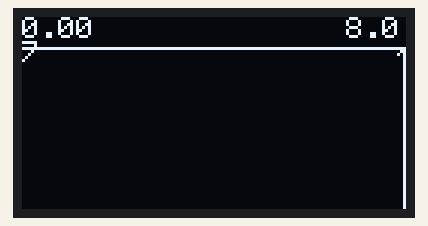
This sketch was run on a simulated Arduino Uno, built with avr-gcc and run on an emulated ATmega328P. On the bench: 128×64 one-colour display. Random numbers use the default seed unless the sketch sets one.

Above: at 0.15 s.
At 7.44 s:
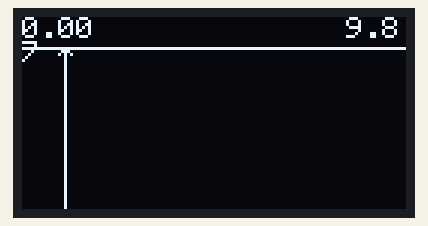
At 13.32 s:
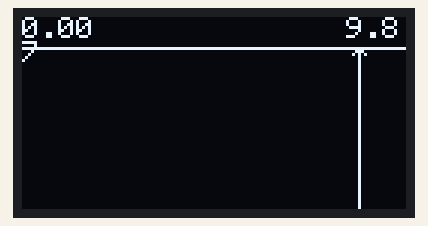
At 19.72 s:
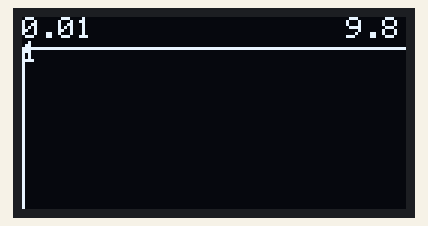
At 26.05 s:
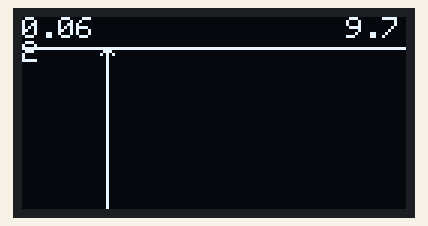
At 39.48 s:
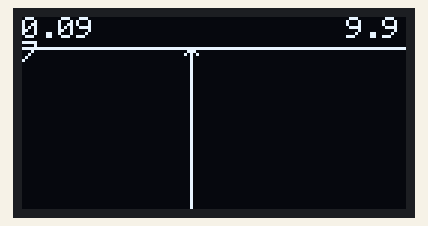

The sketch:

arrow_gauge.ino
```cpp
#include <Wire.h>
#include <Adafruit_GFX.h>
#include <Adafruit_SSD1306.h>

#define SCREEN_WIDTH 128
#define SCREEN_HEIGHT 64
#define OLED_RESET -1
#define BUFFER_SIZE 128
#define ABS_MIN 0.0 // change this to your absolute minimum value
#define ABS_MAX 10.0 // change this to your absolute maximum value

Adafruit_SSD1306 display(SCREEN_WIDTH, SCREEN_HEIGHT, &Wire, OLED_RESET);

float buffer[BUFFER_SIZE]; // circular buffer to store the last 128 values
int index = 0; // index to keep track of the buffer position
float min = ABS_MAX; // minimum value in the buffer
float max = ABS_MIN; // maximum value in the buffer

void setup() {
  if(!display.begin(SSD1306_SWITCHCAPVCC, 0x3C)) { // initialize the display with the I2C address 0x3C
    Serial.println(F("SSD1306 allocation failed"));
    for(;;); // don't proceed, loop forever
  }
  display.clearDisplay(); // clear the display
  display.display(); // update the display
}

void loop() {
  float value = readValue(); // read the float value from the sensor or input
  buffer[index] = value; // store the value in the buffer
  index = (index + 1) % BUFFER_SIZE; // increment the index and wrap around if necessary
  updateMinMax(); // update the minimum and maximum values in the buffer
  displayValue(value); // display the value on the OLED screen
  delay(100); // wait for 100 milliseconds
}

float readValue() {
  // this function should return the float value from the sensor or input
  // for testing purposes, we use a random value between ABS_MIN and ABS_MAX
  return random(ABS_MIN * 100, ABS_MAX * 100) / 100.0;
}

void updateMinMax() {
  // this function should update the min and max values based on the buffer contents
  // we use a simple linear search algorithm
  min = ABS_MAX;
  max = ABS_MIN;
  for (int i = 0; i < BUFFER_SIZE; i++) {
    if (buffer[i] < min) {
      min = buffer[i];
    }
    if (buffer[i] > max) {
      max = buffer[i];
    }
  }
}

void displayValue(float value) {
  // this function should display the value as a vertical arrow pointing at a scale
  // we use the Adafruit GFX library to draw the graphics
  display.clearDisplay(); // clear the display
  display.setTextSize(1); // set the text size to 1
  display.setTextColor(SSD1306_WHITE); // set the text color to white
  display.setCursor(0, 0); // set the cursor position to the top left corner
  display.print(min); // print the minimum value
  display.setCursor(SCREEN_WIDTH - 20, 0); // set the cursor position to the top right corner
  display.print(max); // print the maximum value
  display.drawLine(0, 10, SCREEN_WIDTH - 1, 10, SSD1306_WHITE); // draw a horizontal line for the scale
  int x = map(value, min, max, 0, SCREEN_WIDTH - 1); // map the value to the x coordinate
  display.drawLine(x, 10, x, SCREEN_HEIGHT - 1, SSD1306_WHITE); // draw a vertical line for the arrow
  display.drawLine(x - 2, 12, x, 10, SSD1306_WHITE); // draw the left part of the arrow head
  display.drawLine(x + 2, 12, x, 10, SSD1306_WHITE); // draw the right part of the arrow head
  display.display(); // update the display
}
```
